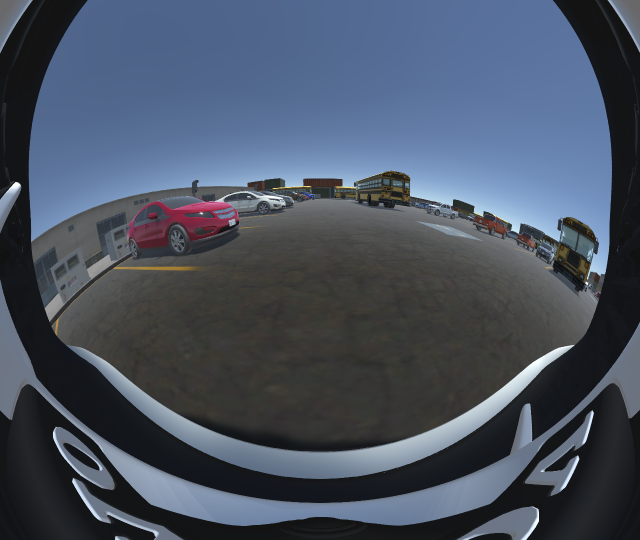
#> input picture lib/CameraModels/OmnidirectionalModel/Data/0_front.png, 1280 x 1080 px, found by its file name (shown at 1/2 size)
$ python omnidirectional_main.py
#> lines starting #> are read from the running program, lines starting #| are printed output that depends on the picture
### lib/CameraModels/OmnidirectionalModel/data_production.py
import numpy as np
import PIL

# Create Dummy Checkered Images for Omnidirectional Camera Simulation
# [29 lines left out: functions create_checkered_image, get_sync_fisheye_cameras, not called in this run]

def get_images():
    # Load images from Data Directory
    img1 = np.array(PIL.Image.open('/app/lib/CameraModels/OmnidirectionalModel/Data/0_front.png'))
#> img1 is the input picture: shape (1080, 1280, 3); mean R, G, B 72.8, 82.4, 97.7
    img2 = np.array(PIL.Image.open('/app/lib/CameraModels/OmnidirectionalModel/Data/0_rear.png'))
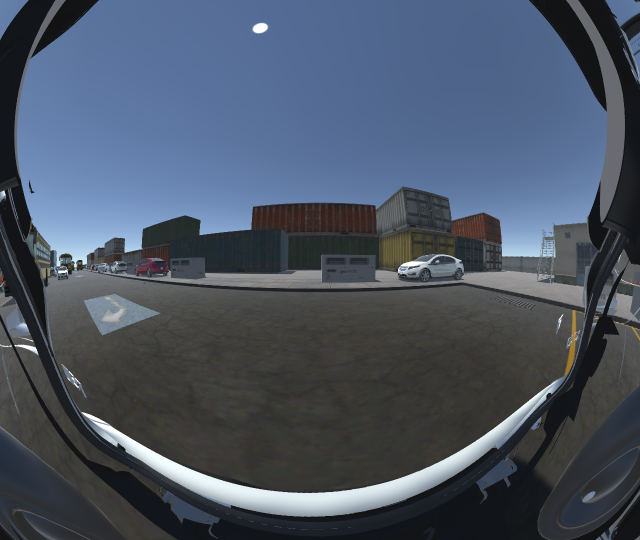
#> input picture lib/CameraModels/OmnidirectionalModel/Data/0_rear.png, 1280 x 1080 px, found by its file name (shown at 1/2 size)
#> img2 is the input picture: shape (1080, 1280, 3); mean R, G, B 74.6, 84.6, 99.9
    img3 = np.array(PIL.Image.open('/app/lib/CameraModels/OmnidirectionalModel/Data/0_left.png'))
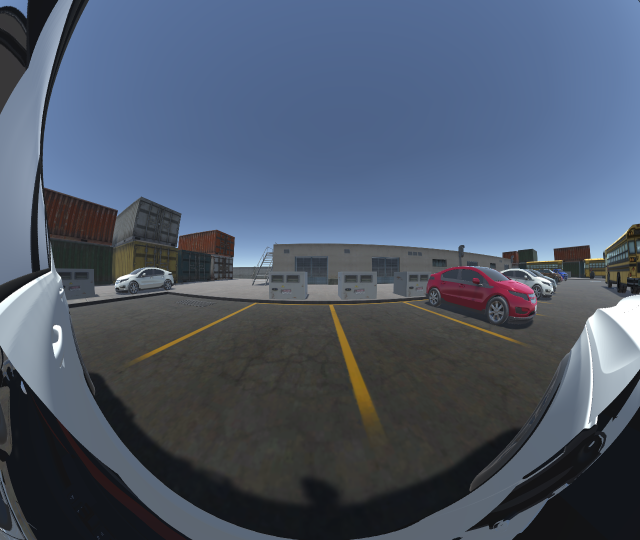
#> input picture lib/CameraModels/OmnidirectionalModel/Data/0_left.png, 1280 x 1080 px, found by its file name (shown at 1/2 size)
#> img3 is the input picture: shape (1080, 1280, 3); mean R, G, B 77.9, 88.7, 106.2
    img4 = np.array(PIL.Image.open('/app/lib/CameraModels/OmnidirectionalModel/Data/0_right.png'))
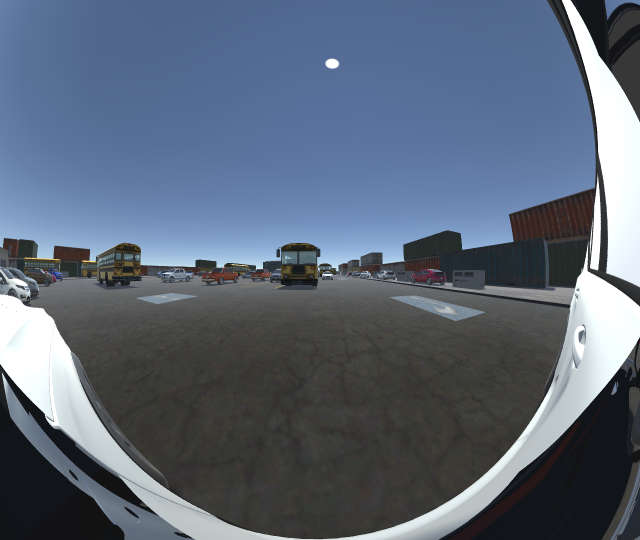
#> input picture lib/CameraModels/OmnidirectionalModel/Data/0_right.png, 1280 x 1080 px, found by its file name (shown at 1/2 size)
#> img4 is the input picture: shape (1080, 1280, 3); mean R, G, B 91.5, 102.9, 120

    bgr_to_rgb = lambda img: img[:, :, ::-1]
    img1 = bgr_to_rgb(img1)
    img2 = bgr_to_rgb(img2)
    img3 = bgr_to_rgb(img3)
    img4 = bgr_to_rgb(img4)

    camera_config = [
        {"image": img1, "yaw_rotation": 0},
        {"image": img2, "yaw_rotation": 180},
        {"image": img3, "yaw_rotation": 90},
        {"image": img4, "yaw_rotation": 270}
    ]
    return camera_config

### lib/CameraModels/OmnidirectionalModel/omnidirectional_model.py
# Project points from 3D points in the camera frame to 2D image pixels
# using an omnidirectional camera model.

import numpy as np

# [74 lines left out: functions get_rotation_matrix, project_omnidirectional, unproject, not called in this run]

def unproject_and_sample_colors(image, fov_degrees):
    """
    Converts image pixels to 3D unit vectors and samples their colors.
    Returns:
        vectors: (N, 3) numpy array of XYZ coordinates
        colors: (N, 3) numpy array of RGB values normalized to [0.0, 1.0]
    """
    height, width, _ = image.shape

    # 1. Define Camera Intrinsics (Approximate focal length based on FOV)
    # Using Equidistant model: r = f * theta
    # Max theta is FOV/2. Max r is width/2.
    max_theta_rad = np.radians(fov_degrees / 2.0)
    f = (width / 2.0) / max_theta_rad
    cx, cy = width / 2.0, height / 2.0

    # 2. Generate Grid
    u_grid, v_grid = np.meshgrid(np.arange(width), np.arange(height))

    # Flatten arrays for easier vector processing (N, 1)
    u = u_grid.flatten()
    v = v_grid.flatten()

    # 3. Center coordinates
    u_norm = u - cx
    v_norm = v - cy

    # 4. Calculate Radius (r) and Theta
    r = np.sqrt(u_norm**2 + v_norm**2)
    theta = r / f

    # --- Optimization: Mask pixels outside the FOV circle ---
    # Pixels in the corners of the square image aren't valid fisheye data.
    valid_mask = r <= (width / 2.0)

    # Apply mask to keep only valid pixels
    u_valid = u[valid_mask]
    v_valid = v[valid_mask]
    theta_valid = theta[valid_mask]
    u_norm_valid = u_norm[valid_mask]
    v_norm_valid = v_norm[valid_mask]

    # 5. Convert to 3D Cartesian (Optical axis is Z+)
    phi = np.arctan2(v_norm_valid, u_norm_valid)

    x = np.sin(theta_valid) * np.cos(phi)
    y = np.sin(theta_valid) * np.sin(phi)
    z = np.cos(theta_valid)

    vectors = np.dstack((x, y, z)).reshape(-1, 3)

    # 6. Sample Colors
    # IMPORTANT: Image indexing is img[row, col] which is img[v, u]
    colors_int = image[v_valid, u_valid]
    # Convert BGR (OpenCV default) to RGB (Open3D default)
    colors_rgb = colors_int[:, [2, 1, 0]]
    colors_normalized = colors_rgb.astype(np.float64) / 255.0

    return vectors, colors_normalized

### lib/CameraModels/OmnidirectionalModel/omnidirectional_main.py
# Implementation of an Omnidirectional Camera Model

# Main features:
# 1. Projection of 3D points onto the image plane considering omnidirectional distortion
# 2. Back-projection of image points to 3D rays
# 3. Handling of intrinsic parameters specific to omnidirectional cameras

import numpy as np
import matplotlib
matplotlib.use('Agg')  # Use a non-interactive backend
from matplotlib import pyplot as plt
import lib.CameraModels.OmnidirectionalModel.data_production as data_production
import lib.CameraModels.OmnidirectionalModel.omnidirectional_model as omni_model

import numpy as np


# --- NEW HELPER: Generate Flat Image Plane ---
def generate_flat_sensor_plane(image, width_in_world_units=2.0):
    """
    Creates a 3D point cloud representing the flat 2D image.
    Used to show the original image plane in 3D space.
    """
    height, width, _ = image.shape
    aspect_ratio = height / width

    # 1. Generate Grid
    u, v = np.meshgrid(np.arange(width), np.arange(height))

    # 2. Normalize to World Units (Center at 0,0)
    # Map u (0 to width) -> x (-1 to 1)
    x = (u - width / 2) / width * width_in_world_units
    # Map v (0 to height) -> y (-ratio to ratio)
    y = (v - height / 2) / width * width_in_world_units

    # 3. Z-coordinate is 0 for now (flat plane)
    z = np.zeros_like(x)

    # 4. Stack and reshape
    flat_vectors = np.dstack((x, y, z)).reshape(-1, 3)

    # 5. Get Colors just like before
    colors_int = image[v.flatten(), u.flatten()]
    colors = colors_int[:, [2, 1, 0]].astype(np.float64) / 255.0

    return flat_vectors, colors

def get_rotation_matrix(yaw, pitch, roll):
    """
    Returns a 3x3 Rotation Matrix combining Yaw (Y), Pitch (X), and Roll (Z).
    Angles are in degrees.
    Order of operations: R = Rz * Ry * Rx
    """
    # Convert to radians
    alpha, beta, gamma = np.radians(pitch), np.radians(yaw), np.radians(roll)

    # Rotation around X-axis (Pitch)
    Rx = np.array([
        [1, 0, 0],
        [0, np.cos(alpha), -np.sin(alpha)],
        [0, np.sin(alpha), np.cos(alpha)]
    ])

    # Rotation around Y-axis (Yaw)
    Ry = np.array([
        [np.cos(beta), 0, np.sin(beta)],
        [0, 1, 0],
        [-np.sin(beta), 0, np.cos(beta)]
    ])

    # Rotation around Z-axis (Roll)
    Rz = np.array([
        [np.cos(gamma), -np.sin(gamma), 0],
        [np.sin(gamma), np.cos(gamma), 0],
        [0, 0, 1]
    ])

    # Combined Rotation
    R = Rz @ Ry @ Rx
    return R

def project_cloud_oriented(points, colors, rotation=(0,0,0),
                           focal_length=0.06, sensor_size=(10.5, 10.5)):
    """
    Projects sphere points onto a rotated plane tangent to the sphere.
    rotation: tuple (yaw, pitch, roll) in degrees.
    """
    def rotate_and_filter_points(rotation, points, colors):
        # 1. Get Rotation Matrix
        yaw, pitch, roll = rotation
        R = get_rotation_matrix(yaw, pitch, roll)

        # --- CORE LOGIC: Inverse Rotation ---
        # We want to know: "If I rotate my camera by R, what does it see?"
        # Mathematically, this is equivalent to rotating the WORLD by R_inverse.
        # Since R is orthogonal, Inverse = Transpose.

        # Rotate the sphere points into the "Camera View" frame
        # v_camera = R_inv * v_world
        R_inv = R.T
        points_in_cam_frame = np.dot(R_inv, points.T).T

        x_c = points_in_cam_frame[:, 0]
        y_c = points_in_cam_frame[:, 1]
        z_c = points_in_cam_frame[:, 2]

        # 3. Filter: Only keep points in front of the rotated camera (Z_c > 0)
        valid_mask = z_c > 0.1

        x_c = x_c[valid_mask]
        y_c = y_c[valid_mask]
        z_c = z_c[valid_mask]
        valid_colors = colors[valid_mask]

        return x_c, y_c, z_c, valid_colors

    # 1. Rotate and Filter Points
    x_c, y_c, z_c, valid_colors = rotate_and_filter_points(rotation, points, colors)

    # 4. Project (Standard Pinhole in Camera Frame)
    u = focal_length * (x_c / z_c)
    v = focal_length * (y_c / z_c)

    # 5. Crop to Sensor
    w, h = sensor_size
    sensor_mask = (np.abs(u) <= w/2) & (np.abs(v) <= h/2)

    u = u[sensor_mask]
    v = v[sensor_mask]
    final_colors = valid_colors[sensor_mask]

    def move_plane_to_world(u, v, R, focal_length):
        # 6. Reconstruct the 3D Plane for Visualization
        # We have (u, v) on the flat 2D sensor. We need to put them back into 3D World Space.

        # A. Place on flat plane at Z=1 (Tangent distance)
        # In camera frame: (u, v, focal_length) -> scaled to distance 1.0
        # Wait! If we want TANGENT, the plane distance is fixed at 1.0.
        # The focal length determines FOV, but the physical placement is Z=1.

        # Let's assume physical distance D = 1.0
        D = 2.0
        scale = D / focal_length

        x_flat_cam = u * scale
        y_flat_cam = v * scale
        z_flat_cam = np.full_like(x_flat_cam, D)

        flat_cam_vectors = np.dstack((x_flat_cam, y_flat_cam, z_flat_cam)).reshape(-1, 3)

        # B. Rotate the plane BACK to World Space
        # v_world = R * v_camera
        flat_world_vectors = np.dot(R, flat_cam_vectors.T).T

        return flat_world_vectors

    flat_world_vectors = move_plane_to_world(u, v, get_rotation_matrix(*rotation), 8)

    return flat_world_vectors, final_colors

# --- STEP 2 Logic: Rotation ---
def get_rotation_matrix_y(degrees):
    radians = np.radians(degrees)
    cos_a = np.cos(radians)
    sin_a = np.sin(radians)
    R = np.array([
        [ cos_a, 0, sin_a],
        [     0, 1,     0],
        [-sin_a, 0, cos_a]
    ])
    return R

# --- Main Simulation ---
if __name__ == "__main__":
    # Settings
    FOV = 190 # Slightly over 180 to ensure overlap
    SENSOR_DISTANCE = 1

    print("1. Generating dummy fisheye images...")
    # Define our multi-camera setup config
    camera_config = data_production.get_images()#get_sync_fisheye_cameras()
#> camera_config = 4 items

    global_points = []
    global_colors = []

    print("2. Processing cameras (Unprojecting and Rotating)...")
    for i, cam in enumerate(camera_config):
        print(f"   Processing camera {i+1}...")
        # A. Unproject to local camera space
        local_vectors, colors = omni_model.unproject_and_sample_colors(cam["image"], FOV)

        # B. Get rotation for this camera orientation
        R = get_rotation_matrix_y(cam["yaw_rotation"])

        # C. Apply rotation to move to World Space
        # np.dot(R, v.T).T performs R * v for every vector v in the list
        world_vectors = np.dot(R, local_vectors.T).T

        global_points.append(world_vectors)
        global_colors.append(colors)

        if False:
            # --- PART 2: The Flat Sensor Plane (New Logic) ---
            print(f"   Adding flat plane for camera {i+1}...")
            flat_vectors, flat_colors = generate_flat_sensor_plane(cam["image"])

            # We need to orient the flat plane to match the camera
            # 1. Rotate the flat plane
            flat_vectors_rotated = np.dot(R, flat_vectors.T).T

            # 2. Push the plane "backward" relative to where the camera is looking.
            # If camera looks down Z+, we push plane to Z-.
            # We can calculate the "backward" vector by rotating a simple [0, 0, -1] vector.
            backward_vector = np.dot(R, np.array([0, 0, -SENSOR_DISTANCE]))

            # Add this translation to all points
            flat_vectors_final = flat_vectors_rotated + backward_vector

            global_points.append(flat_vectors_final)
            global_colors.append(flat_colors)
#> this loop made 4 passes
#> (radians in get_rotation_matrix_y, sin_a in get_rotation_matrix_y, R) on passes 3 to 4: (1.57, 1, [[6.12e-17, 0, 1], [0, 1, 0], [-1, 0, 6.12e-17]]), (4.71, -1, [[-1.84e-16, 0, -1], [0, 1, 0], [1, 0, -1.84e-16]])
#> (radians in get_rotation_matrix_y, cos_a in get_rotation_matrix_y, sin_a in get_rotation_matrix_y, R) on pass 1: (0, 1, 0, [[1, 0, 0], [0, 1, 0], [0, 0, 1]])
#> (printed output is left out)
#> after the loop, global_colors = 4 items; global_points = 4 items

    # Consolidate all lists into huge numpy arrays
    all_points_np = np.vstack(global_points)
    all_colors_np = np.vstack(global_colors)
    print(f"Total points generated: {len(all_points_np)}")
#| Total points generated: 4774516

    print("2bis. Projecting Sphere to Flat Plane (Rectilinear)...")

    # Project the points
    # focal_length controls the FOV of the virtual camera.
    # Lower f = Wide Angle (more distortion at edges). Higher f = Zoom.
    views = [
        (10, -80, 0), # yaw, pitch, roll
       # (30, -20, 0),
       # (-60, -30, 0)
    ]
    planes_views = []
    plane_colors_views = []
    for view in views:
        yaw, pitch, roll = view
        plane_vectors, plane_colors = project_cloud_oriented(all_points_np, all_colors_np, rotation=(yaw, pitch, roll), focal_length=1.0)
        planes_views.append(plane_vectors)
        plane_colors_views.append(plane_colors)
#> after the loop, plane_colors_views = 1 item; planes_views = 1 item

    all_points_np = np.vstack([all_points_np, *planes_views])
    all_colors_np = np.vstack([all_colors_np, *plane_colors_views])
    print(f"Total points after adding projected planes: {len(all_points_np)}")
#| Total points after adding projected planes: 6758017

    # Go from Y down, Z forward to Z up, Y forward
    R_x_minus_90 = np.array([
        [1, 0, 0],
        [0, 0, 1],   # cos(-90)=0, -sin(-90)=1
        [0, -1, 0]   # sin(-90)=-1, cos(-90)=0
    ])
    all_points_np = np.dot(R_x_minus_90, all_points_np.T).T

    print("3. Plotting the combined point cloud...")
    fig = plt.figure(figsize=(10,10))
    ax = fig.add_subplot(111, projection='3d')
    ax.scatter(all_points_np[:,0], all_points_np[:,1], all_points_np[:,2], c=all_colors_np, s=0.5)
    ax.set_xlabel('X')
    ax.set_ylabel('Y')
    ax.set_zlabel('Z')
    ax.set_title('Omnidirectional Camera Point Cloud')
    ax.set_box_aspect([1,1,1])  # Equal aspect ratio
    plt.savefig('/app/output/omnidirectional_point_cloud.png')


def render_virtual_view(points, colors, yaw_deg, pitch_deg, output_size=(800, 800), fov_deg=90):
    """
    Projects the 3D point cloud onto a 2D plane (Virtual Pinhole Camera).
    """
#> called with points = array of shape (6758017, 3), colors = array of shape (6758017, 3), yaw_deg = 45, pitch_deg = -10, output_size = (640, 480), fov_deg = 100
    W, H = output_size
    f = (W / 2.0) / np.tan(np.radians(fov_deg / 2.0))
    cx, cy = W / 2.0, H / 2.0

    # 1. Create Rotation Matrix for the Camera View
    # We combine Yaw (Y-axis) and Pitch (X-axis)
    # Note: We need the Inverse rotation to move points INTO the camera frame.
    # R_cam = R_yaw * R_pitch.
    # To transform points: P_cam = P_world * R_cam (if using row vectors)
    # Actually, to align world to camera, we need P_cam = P_world * R_cam_inverse

    # Rotation X (Pitch)
    rx_rad = np.radians(pitch_deg)
    Rx = np.array([
        [1, 0, 0],
        [0, np.cos(rx_rad), -np.sin(rx_rad)],
        [0, np.sin(rx_rad), np.cos(rx_rad)]
    ])

    # Rotation Y (Yaw)
    ry_rad = np.radians(yaw_deg)
    Ry = np.array([
        [np.cos(ry_rad), 0, np.sin(ry_rad)],
        [0, 1, 0],
        [-np.sin(ry_rad), 0, np.cos(ry_rad)]
    ])

    # Combined Rotation (Order matters: usually Yaw then Pitch)
    R_cam = Ry @ Rx

    # Invert rotation to transform points relative to camera
    # (For rotation matrices, Inverse == Transpose)
    R_view = R_cam.T

    # 2. Rotate Points
    # vectors (N, 3) @ Matrix (3, 3)
    points_cam = points @ R_view.T

    # 3. Filter points behind the camera
    # We only want points where Z > 0 (in front of camera)
    # Adding a small epsilon 0.1 to avoid divide by zero
    valid_mask = points_cam[:, 2] > 0.1

    p_valid = points_cam[valid_mask]
    c_valid = colors[valid_mask]

    if len(p_valid) == 0:
        return np.zeros((H, W, 3), dtype=np.uint8)

    # 4. Perspective Projection
    x = p_valid[:, 0]
    y = p_valid[:, 1]
    z = p_valid[:, 2]

    u = (f * (x / z) + cx).astype(int)
    v = (f * (y / z) + cy).astype(int)

    # 5. Filter points outside the screen boundaries
    screen_mask = (u >= 0) & (u < W) & (v >= 0) & (v < H)

    u_final = u[screen_mask]
    v_final = v[screen_mask]
    c_final = c_valid[screen_mask]

    # 6. Rasterize (Draw points on black canvas)
    # Initialize black image
    canvas = np.zeros((H, W, 3), dtype=np.uint8)

    # Convert colors from 0.0-1.0 float to 0-255 int
    c_final_int = (c_final * 255).astype(np.uint8)

    # Assign colors.
    # Note: If multiple points hit the same pixel, this simple method
    # just overwrites. (Painter's algorithm isn't strictly necessary for sparse clouds)
    canvas[v_final, u_final] = c_final_int
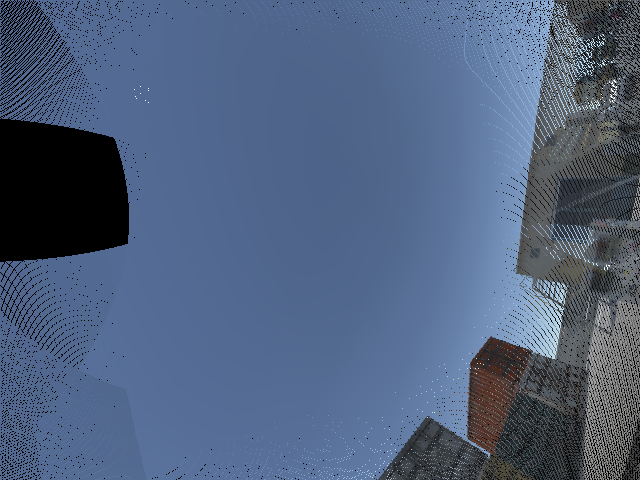
#> canvas: shape (480, 640, 3); mean of channels 0, 1, 2 79.4, 97.1, 126.3; drawn as R, G, B

    return canvas

# --- USAGE EXAMPLE (Add this to the end of the previous main block) ---
# Assuming 'all_points_np' and 'all_colors_np' exist from the previous step:

print("4. Rendering Virtual Camera View...")
# Look 45 degrees to the right, slightly up
virtual_photo = render_virtual_view(all_points_np, all_colors_np,
                                    yaw_deg=45, pitch_deg=-10,
                                    output_size=(640, 480), fov_deg=100)

# Save the virtual view
plt.imsave('/app/output/virtual_camera_view.png', virtual_photo)
